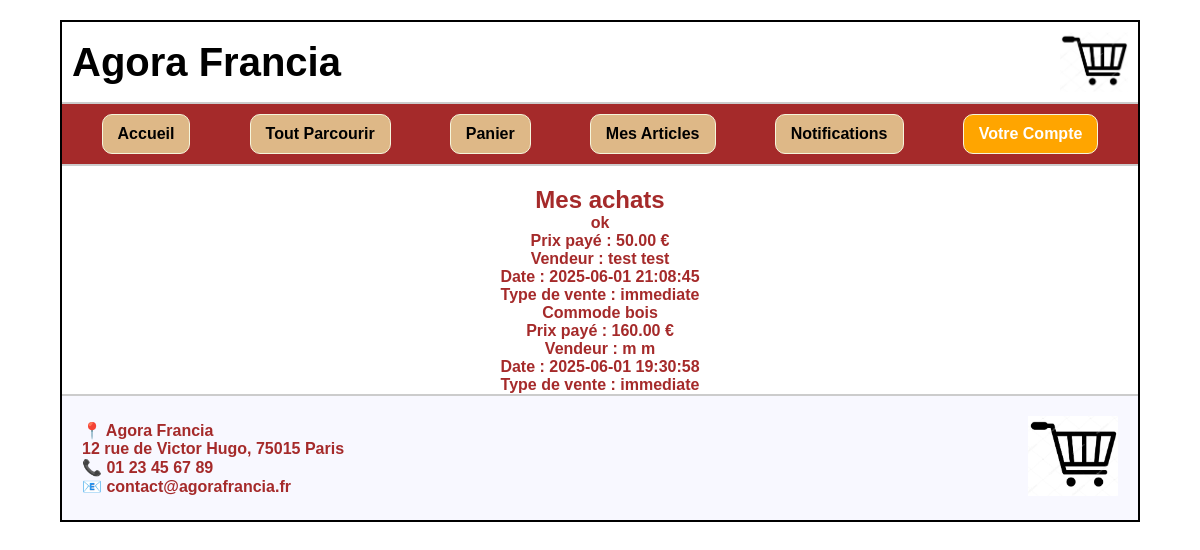
/PagesWeb/achete.php (signed in), run on the app's committed database.
### tables this page shows
CREATE TABLE IF NOT EXISTS `commandes` (
  `id` int NOT NULL AUTO_INCREMENT,
  `client_id` int DEFAULT NULL,
  `article_id` int DEFAULT NULL,
  `prix_final` decimal(10,2) DEFAULT NULL,
  `date_commande` datetime DEFAULT CURRENT_TIMESTAMP,
  `type_vente` enum('meilleure offre','negociation','immediate') DEFAULT 'immediate',
  PRIMARY KEY (`id`),
  KEY `client_id` (`client_id`),
  KEY `article_id` (`article_id`)
);

CREATE TABLE IF NOT EXISTS `articles` (
  `id` int NOT NULL AUTO_INCREMENT,
  `id_vendeur` int NOT NULL,
  `nom` varchar(255) NOT NULL,
  `description` text,
  `prix_initial` decimal(10,2) DEFAULT NULL,
  `categorie` enum('Meubles et objets d’art','Accessoire VIP','Materiels scolaires') DEFAULT NULL,
  `rarete` enum('Rares','Haut de gamme','Réguliers') DEFAULT NULL,
  `type_vente` enum('meilleure offre','negociation','immediate') DEFAULT 'immediate',
  `qualite` varchar(255) DEFAULT NULL,
  `defaut` varchar(255) DEFAULT NULL,
  `date_publication` datetime DEFAULT CURRENT_TIMESTAMP,
  `vendu` tinyint(1) DEFAULT '0',
  PRIMARY KEY (`id`),
  KEY `id_vendeur` (`id_vendeur`)
);

CREATE TABLE IF NOT EXISTS `utilisateurs` (
  `id` int NOT NULL AUTO_INCREMENT,
  `nom` varchar(100) NOT NULL,
  `prenom` varchar(100) NOT NULL,
  `email` varchar(190) NOT NULL,
  `mot_de_passe` varchar(255) NOT NULL,
  `role` enum('admin','utilisateur') NOT NULL DEFAULT 'utilisateur',
  `date_creation` datetime DEFAULT CURRENT_TIMESTAMP,
  PRIMARY KEY (`id`),
  UNIQUE KEY `email` (`email`)
);

### PagesWeb/achete.php (the view, shortened to what this page needs)
<?php
include 'db.php';
$idClient = $_SESSION['utilisateur']['id'];
$sql = "SELECT c.*, a.nom AS nom_article, a.prix_initial, u.nom AS vendeur_nom, u.prenom AS vendeur_prenom
        FROM commandes c
        JOIN articles a ON c.article_id = a.id
        JOIN utilisateurs u ON a.id_vendeur = u.id
        WHERE c.client_id = ?
        ORDER BY c.date_commande DESC";
$stmt = mysqli_prepare($db, $sql);
mysqli_stmt_bind_param($stmt, "i", $idClient);
mysqli_stmt_execute($stmt);
$result = mysqli_stmt_get_result($stmt);
?>
<!DOCTYPE html>
<html lang="fr">
<head>
  <link rel="stylesheet" href="style.css">
</head>
<body>
  <div class="wrapper">
    <header>
      <h1>Agora Francia</h1>
      <img src="Articles/Images/logo.png" alt="Logo Agora">
    </header>
    <nav>
        <a href="index.php">Accueil</a>
        <a href="toutparcourir.php">Tout Parcourir</a>
        <a href="panier.php">Panier</a>
        <a href="mesarticles.php">Mes Articles</a>
        <a href="notification.php">Notifications</a>
        <a href="votrecompte.php">Votre Compte</a>
    </nav>
    <section class="commandes">
        <h2>Mes achats</h2>
        <?php if (mysqli_num_rows($result) > 0): ?>
            <?php while ($row = mysqli_fetch_assoc($result)): ?>
                <div class="commande">
                    <strong><?= htmlspecialchars($row['nom_article']) ?></strong><br>
                    Prix payé : <?= htmlspecialchars($row['prix_final']) ?> €<br>
                    Vendeur : <?= htmlspecialchars($row['vendeur_prenom']) ?> <?= htmlspecialchars($row['vendeur_nom']) ?><br>
                    Date : <?= htmlspecialchars($row['date_commande']) ?><br>
                    Type de vente : <?= htmlspecialchars($row['type_vente']) ?>
                </div>
            <?php endwhile; ?>
        <?php else: ?>
            <p>Vous n'avez encore rien acheté.</p>
        <?php endif; ?>
    </section>
    <footer>
      <div class="footer-content">
        <div class="footer-left">
          <p>📍 Agora Francia</p>
          <p>12 rue de Victor Hugo, 75015 Paris</p>
          <p>📞 01 23 45 67 89</p>
          <p>📧 contact@agorafrancia.fr</p>
        </div>
        <div class="footer-right">
          <img src="Articles/Images/logo.png" alt="Logo Agora">
        </div>
      </div>
    </footer>
  </div>
</body>
</html>

### PagesWeb/style.css (style rules this page uses)
* { margin: 0; padding: 0; box-sizing: border-box; font-family: Arial, sans-serif; }
.wrapper { border: 2px solid black; width: 90%; margin: 20px auto; }
header { display: flex; justify-content: space-between; align-items: center; padding: 10px; border-bottom: 2px solid #ccc; }
header h1 { font-size: 2.5em; }
header img { height: 60px; }
nav { display: flex; justify-content: space-around; background-color: brown; padding: 10px; border-bottom: 2px solid #ccc; }
nav a { background-color: burlywood; border: 1px solid beige; border-radius: 10px; padding: 10px 15px; text-decoration: none; color: #000; font-weight: bold; font-size: 1em; }
section { text-align: center; color: brown; font-weight: bold; margin-top: 20px; }
footer { border-top: 2px solid #ccc; font-size: 1em; color: brown; font-weight: bold; background-color: #f8f8ff; padding: 20px; }
.footer-content { display: flex; justify-content: space-between; align-items: center; flex-wrap: wrap; }
.footer-left { text-align: left; }
.footer-right img { height: 80px; }

### PagesWeb/achete.php (style rules this page uses)
nav a[href="votrecompte.php"] { background-color: orange; color: white; }

### data on the page
commandes: article.nom "ok", prix_final "50.00", utilisateurs.prenom "test", utilisateurs.nom "test", date_commande "2025-06-01 21:08:45", type_vente "immediate"
commandes: article.nom "Commode bois", prix_final "160.00", utilisateurs.prenom "m", utilisateurs.nom "m", date_commande "2025-06-01 19:30:58", type_vente "immediate"
